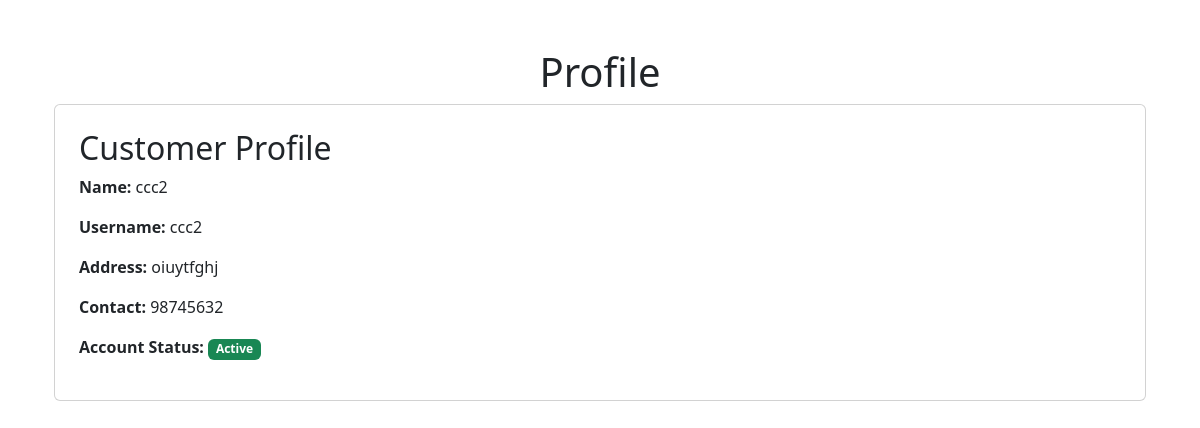
Screenshot of /profile (signed in) with the database file from the repository.
### models.py (models this page shows)
class User(db.Model):
    __tablename__ = "user"
    id = db.Column(db.Integer, primary_key=True)
    username = db.Column(db.String(80), unique=True, nullable=False)
    passhash = db.Column(db.String(80), nullable=False)
    name = db.Column(db.String(80), nullable=False)
    role = db.Column(db.String(20), nullable=False)
    is_blocked = db.Column(db.Boolean, default=False, nullable=False)
    is_admin = db.Column(db.Boolean, default=False, nullable=False)
    professional = db.relationship('Professional', backref='user', lazy=True)
    customer = db.relationship('Customer', backref='user', lazy=True)

class Customer(db.Model):
    __tablename__ = 'customer'
    id = db.Column(db.Integer, db.ForeignKey('user.id'), primary_key=True)
    address = db.Column(db.Text, nullable=False)
    pincode = db.Column(db.String(6), nullable=False)
    contact = db.Column(db.String(10), nullable=False)
    service_requests = db.relationship('ServiceRequest', back_populates='customer', lazy=True)

### app.py (the view)
@app.route('/profile')
def profile():
    user, professional, customer = None, None, None
    if 'user_id' not in session:
        user = {"role":None}
    else:
        user = User.query.get(session['user_id'])
        professional = Professional.query.get(session['user_id'])
        customer = Customer.query.get(session['user_id'])
    return render_template('profile.html',user=user,professional=professional,customer=customer)

### templates/profile.html (shortened to what this page needs)
{% extends "layout.html" %}  {% block content %}
<div class="container mt-5">
  <h1 class="text-center">Profile</h1>
  <div class="profile-section card p-4">
    {% if user.role == 'customer' %}
    <h2>Customer Profile</h2>
    <p><strong>Name:</strong> {{ user.name }}</p>
    <p><strong>Username:</strong> {{ user.username }}</p>
    <p><strong>Address:</strong> {{ customer.address }}</p>
    <p><strong>Contact:</strong> {{ customer.contact }}</p>
    <p>
      <strong>Account Status:</strong>
      {% if user.is_blocked %}
      <span class="badge text-bg-danger">Blocked</span>
      {% else %}
      <span class="badge text-bg-success">Active</span>
      {% endif %}
    </p>
    {% endif %}
  </div>
</div>
{% endblock %}

### rows the page displays
User: name "ccc2", username "ccc2"
Customer: address "oiuytfghj", contact "98745632"
